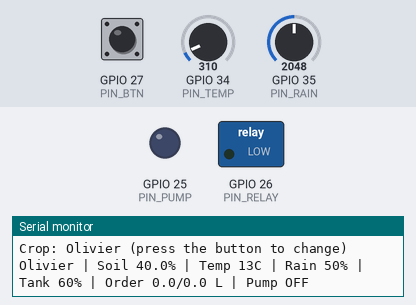
The sketch below on a simulated ESP32. Parts: switched loads named in the sketch (green lamp = pin HIGH), output pins drawn as LEDs (lit = HIGH), the last lines printed to the serial monitor. Inputs (shaded band) come from the test bench; at power-on: GPIO 27 (PIN_BTN) HIGH, GPIO 34 (PIN_TEMP) = 310, GPIO 35 (PIN_RAIN) = 2048.

Above: at 1.2 s.
1.3 s: GPIO 27 (PIN_BTN) pulled LOW for 0.15 s
At 3.1 s:
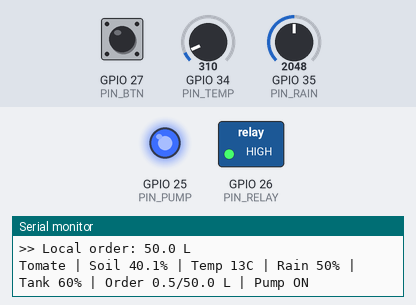
3.5 s: GPIO 27 (PIN_BTN) pulled LOW for 1 s
At 4.4 s:
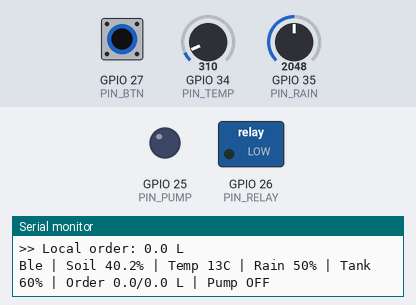
6.0 s: GPIO 27 (PIN_BTN) pulsed LOW 5 times (0.12 s each, 0.3 s apart)
At 7.7 s:
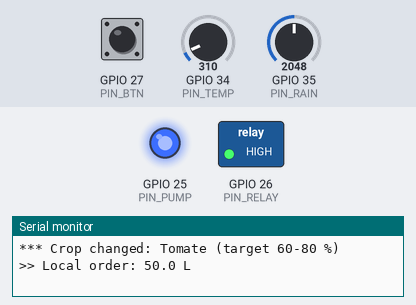
9.0 s: GPIO 27 (PIN_BTN) pulled LOW for 3.2 s
At 10.5 s:
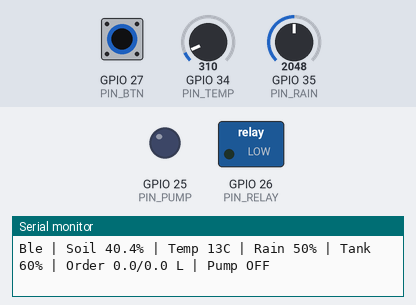
Timing chart, 0 to 30.5 s (numbered marks = the images above; inputs shaded):
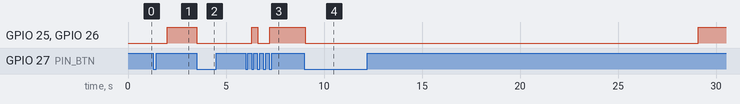

The sketch:

sketch.ino
```cpp
#include <WiFi.h>
#include <WiFiClientSecure.h>
#include <HTTPClient.h>
#include <ArduinoJson.h>

// ====== CONFIG ======
#define USE_AGENT false   // false = local rule, true = AI agent
const char* AGENT_URL = "https://abcd-1234.ngrok-free.app/decide";
const unsigned long ORDER_INTERVAL = 20000;  // ms between irrigation decisions
// ====================

#define PIN_TEMP   34   // pot 1: temperature
#define PIN_RAIN   35   // pot 2: rain probability
#define PIN_PUMP   25   // LED = pump
#define PIN_RELAY  26   // relay = pump on/off
#define PIN_BTN    27   // button: change crop

// ----- Crops -----
struct Culture { const char* nom; float humMin; float humMax; };
Culture cultures[3] = {
  {"Olivier", 25, 40},
  {"Tomate",  60, 80},
  {"Ble",     40, 60}
};
int cultureIdx = 0;

// ----- Simulation parameters -----
const float DEBIT_POMPE    = 30.0;   // pump flow, L/min
const float RESERVOIR_MAX  = 500.0;  // tank capacity, L
const float LITRES_PAR_PCT = 2.0;    // liters needed to raise soil moisture by 1 %
const float EVAP_BASE      = 6.0;    // % moisture lost per min at 25 C (accelerated for demo)

float reservoir = 300.0;   // L
float humSol    = 40.0;    // soil moisture, %
float cibleLitres = 0, livreLitres = 0;
unsigned long dernierCalcul = 0, dernierAffichage = 0, dernierOrdre = 0, dernierBtn = 0;
bool btnAvant = HIGH;

void pwmInit() {
#if defined(ESP_ARDUINO_VERSION_MAJOR) && ESP_ARDUINO_VERSION_MAJOR >= 3
  ledcAttach(PIN_PUMP, 5000, 8);
#else
  ledcSetup(0, 5000, 8);
  ledcAttachPin(PIN_PUMP, 0);
#endif
}

void pwmWrite(int value) {
#if defined(ESP_ARDUINO_VERSION_MAJOR) && ESP_ARDUINO_VERSION_MAJOR >= 3
  ledcWrite(PIN_PUMP, value);
#else
  ledcWrite(0, value);
#endif
}

// Local rule (fallback): bring soil to the middle of the crop's range
void decisionLocale(float hum, float pluie) {
  Culture c = cultures[cultureIdx];
  float cible = (c.humMin + c.humMax) / 2.0;
  float litres = 0;
  if (hum < c.humMin && pluie < 60) litres = (cible - hum) * LITRES_PAR_PCT;
  cibleLitres = constrain(litres, 0, 50);
  livreLitres = 0;
  Serial.printf(">> Local order: %.1f L\n", cibleLitres);
}

// AI agent decision
void demanderAgent(float hum, float temp, float pluie, float resPct) {
  if (WiFi.status() != WL_CONNECTED) { decisionLocale(hum, pluie); return; }

  Culture c = cultures[cultureIdx];
  StaticJsonDocument<300> req;
  req["culture"] = c.nom;
  req["humidite_sol_pct"] = hum;
  req["humidite_min_pct"] = c.humMin;
  req["humidite_max_pct"] = c.humMax;
  req["temperature_c"] = temp;
  req["pluie_prevue_pct"] = pluie;
  req["reservoir_pct"] = resPct;
  String body;
  serializeJson(req, body);

  WiFiClientSecure client;
  client.setInsecure();
  HTTPClient http;
  http.begin(client, AGENT_URL);
  http.addHeader("Content-Type", "application/json");
  http.addHeader("ngrok-skip-browser-warning", "1");
  int code = http.POST(body);

  if (code == 200) {
    StaticJsonDocument<200> res;
    deserializeJson(res, http.getString());
    cibleLitres = res["volume_litres"] | 0.0;
    livreLitres = 0;
    Serial.printf(">> AI agent order: %.1f L\n", cibleLitres);
  } else {
    Serial.printf("HTTP error: %d -> local fallback\n", code);
    decisionLocale(hum, pluie);
  }
  http.end();
}

void setup() {
  Serial.begin(115200);
  pinMode(PIN_RELAY, OUTPUT);
  pinMode(PIN_BTN, INPUT_PULLUP);
  pwmInit();

#if USE_AGENT
  WiFi.begin("Wokwi-GUEST", "", 6);
  Serial.print("WiFi connecting");
  while (WiFi.status() != WL_CONNECTED) { delay(250); Serial.print("."); }
  Serial.println(" OK");
#endif
  Serial.println("Irrigation simulation started");
  Serial.printf("Crop: %s (press the button to change)\n", cultures[cultureIdx].nom);
}

void loop() {
  unsigned long now = millis();

  // Sensors
  float temp   = 10.0 + analogRead(PIN_TEMP) * 35.0 / 4095.0;   // 10-45 C
  float pluie  = analogRead(PIN_RAIN) * 100.0 / 4095.0;         // 0-100 %
  float resPct = reservoir * 100.0 / RESERVOIR_MAX;

  // Button: change crop
  bool btn = digitalRead(PIN_BTN);
  if (btnAvant == HIGH && btn == LOW && now - dernierBtn > 250) {
    dernierBtn = now;
    cultureIdx = (cultureIdx + 1) % 3;
    dernierOrdre = 0;
    livreLitres = cibleLitres;   // stop the current order
    Serial.printf("*** Crop changed: %s (target %.0f-%.0f %%)\n",
                  cultures[cultureIdx].nom, cultures[cultureIdx].humMin, cultures[cultureIdx].humMax);
  }
  btnAvant = btn;

  // New decision only if the pump is not already running
  bool pompeEnCours = (livreLitres < cibleLitres);
  if (!pompeEnCours && (now - dernierOrdre > ORDER_INTERVAL || (dernierOrdre == 0 && now > 2000))) {
    dernierOrdre = now;
#if USE_AGENT
    demanderAgent(humSol, temp, pluie, resPct);
#else
    decisionLocale(humSol, pluie);
#endif
  }

  // Physics (every 100 ms)
  if (now - dernierCalcul >= 100) {
    float dt = (now - dernierCalcul) / 60000.0;   // minutes
    dernierCalcul = now;

    if (livreLitres < cibleLitres && reservoir > 0) {
      digitalWrite(PIN_RELAY, HIGH);
      pwmWrite(255);
      float apport = min(DEBIT_POMPE * dt, reservoir);
      livreLitres += apport;
      reservoir   -= apport;
      humSol      += apport / LITRES_PAR_PCT;
    } else {
      digitalWrite(PIN_RELAY, LOW);
      pwmWrite(0);
      livreLitres = cibleLitres;   // order finished (or tank empty)
    }

    // Evaporation: hotter = drier
    humSol -= EVAP_BASE * (temp / 25.0) * dt;
    humSol = constrain(humSol, 0.0, 100.0);
  }

  // Serial display every second
  if (now - dernierAffichage >= 1000) {
    dernierAffichage = now;
    Serial.printf("%s | Soil %.1f%% | Temp %.0fC | Rain %.0f%% | Tank %.0f%% | Order %.1f/%.1f L | Pump %s\n",
                  cultures[cultureIdx].nom, humSol, temp, pluie, resPct,
                  livreLitres, cibleLitres,
                  (livreLitres < cibleLitres) ? "ON" : "OFF");
  }
}
```

Measured:
- after the input at 1.3 s, GPIO 25 (PIN_PUMP), GPIO 26 (PIN_RELAY): LOW → HIGH after 0.71 s
- after the input at 3.5 s, GPIO 25 (PIN_PUMP), GPIO 26 (PIN_RELAY): HIGH → LOW at once
- after the input at 6.0 s, GPIO 25 (PIN_PUMP), GPIO 26 (PIN_RELAY): LOW → HIGH after 0.32 s, → LOW 0.30 s later, → HIGH 0.60 s later
- after the input at 9.0 s, GPIO 25 (PIN_PUMP), GPIO 26 (PIN_RELAY): HIGH → LOW at once, → HIGH 20.1 s later
